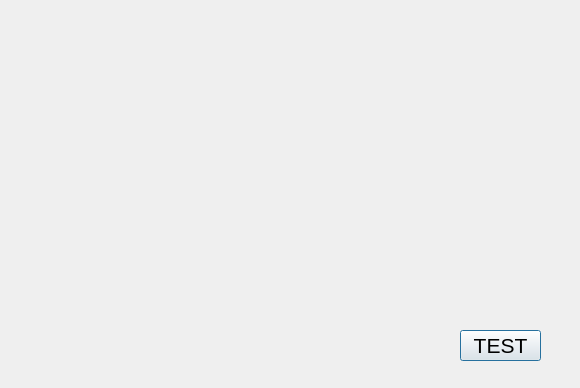
<?xml version="1.0" encoding="UTF-8"?>
<ui version="4.0">
 <class>accountview</class>
 <widget class="QDialog" name="accountview">
  <property name="geometry">
   <rect>
    <x>0</x>
    <y>0</y>
    <width>580</width>
    <height>388</height>
   </rect>
  </property>
  <property name="windowTitle">
   <string>Dialog</string>
  </property>
  <widget class="QPushButton" name="btnTestButton">
   <property name="geometry">
    <rect>
     <x>460</x>
     <y>330</y>
     <width>81</width>
     <height>31</height>
    </rect>
   </property>
   <property name="font">
    <font>
     <pointsize>16</pointsize>
    </font>
   </property>
   <property name="text">
    <string>TEST</string>
   </property>
  </widget>
 </widget>
 <resources/>
 <connections/>
</ui>
